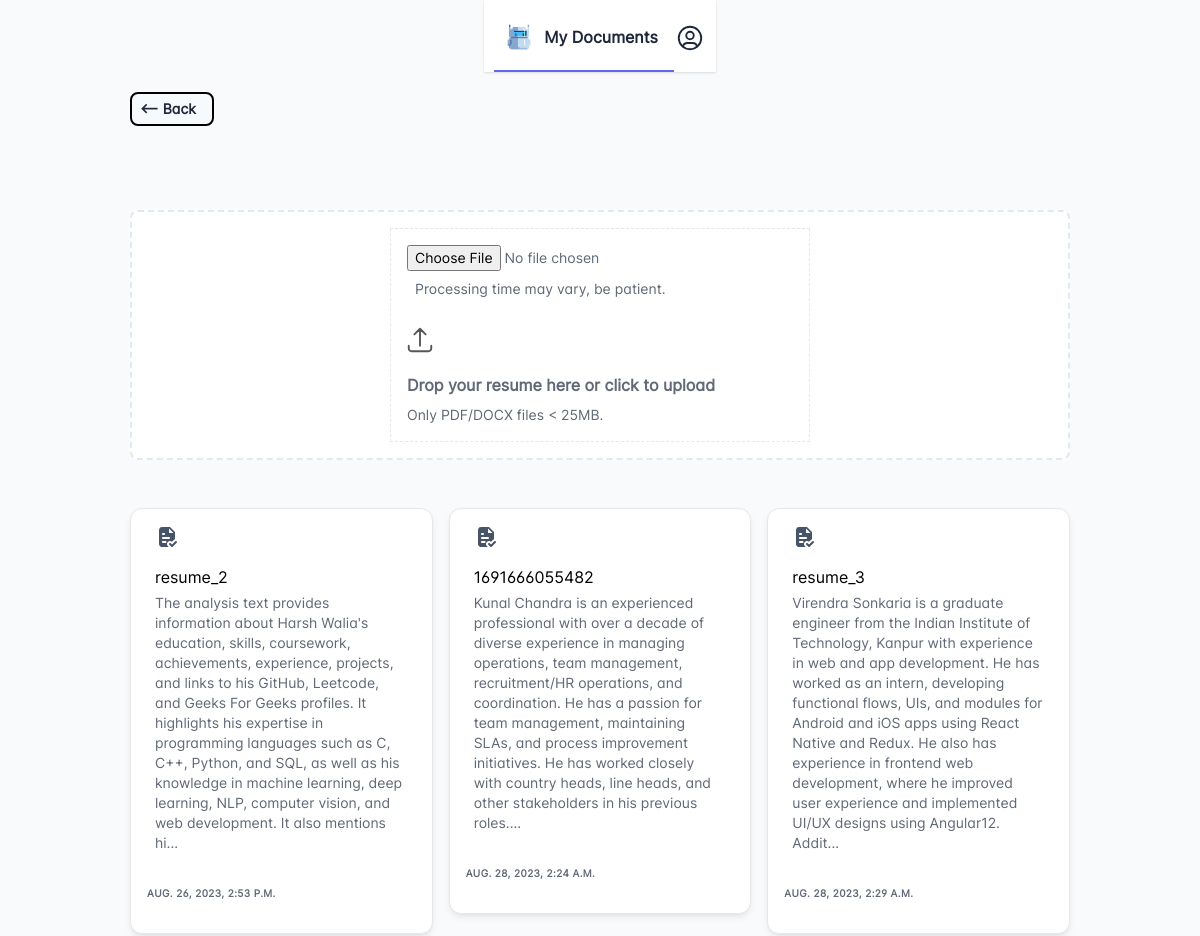
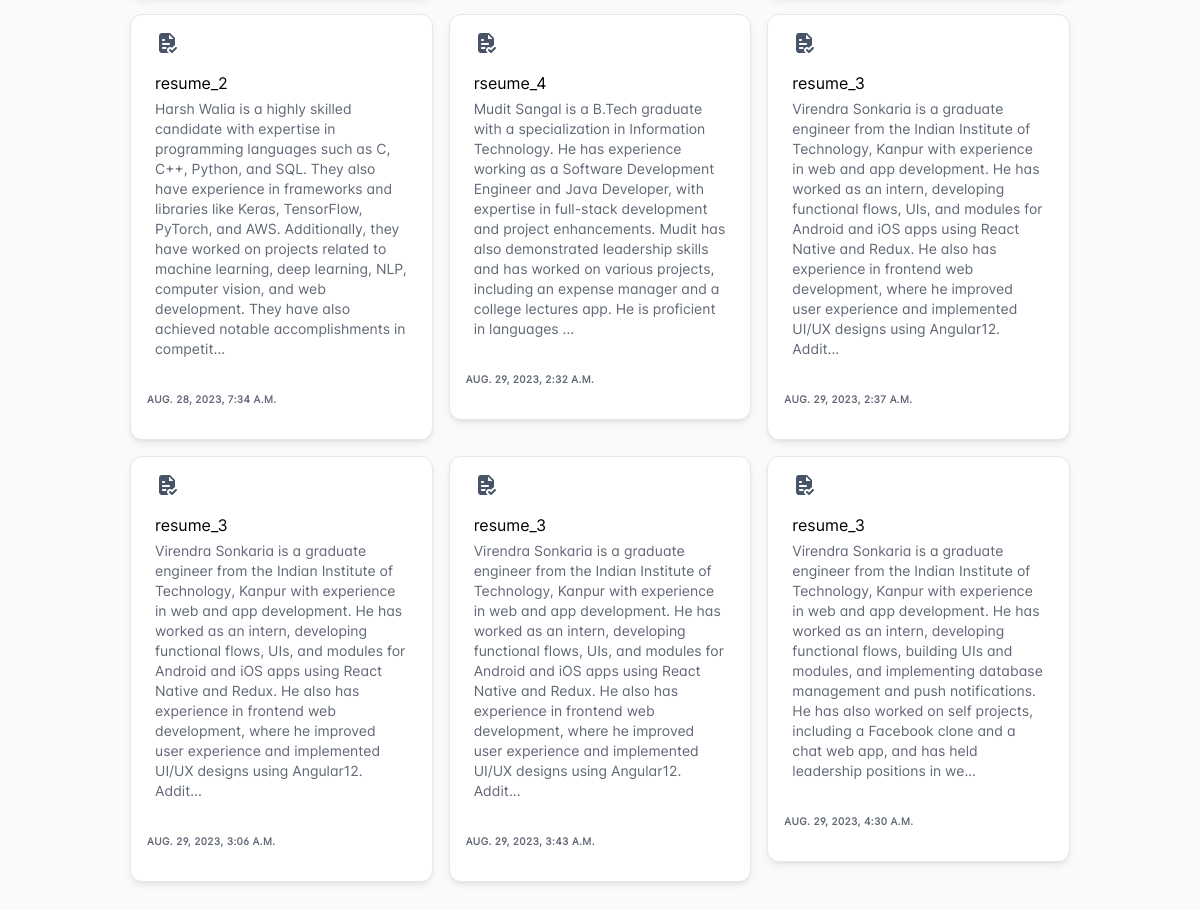
The app's page /dashboard/ (signed in) with its own data (2 pictures, top to bottom).
### app/models.py (models this page shows, shortened)
class Docs(models.Model):
    user = models.ForeignKey(settings.AUTH_USER_MODEL,
                             on_delete=models.CASCADE)
    id = models.UUIDField(primary_key=True, default=uuid.uuid4, editable=False)
    created_at = models.DateTimeField(auto_now_add=True)
    name = models.TextField(blank=True)
    file_id = models.TextField(blank=True)
    original_file = models.TextField(blank=True)
    short_summary = models.TextField(blank=True)
    page_html = models.TextField(blank=True)

### app/views.py (the view)
# urls.py: path('dashboard/', views.Dashboard.as_view(), name="dashboard"),
class Dashboard(View):
    template = "dashboard.html"
    def get(self, request, *args, **kwargs):
        user = request.user
        docs = Docs.objects.filter(user=user)
        context = {
            "user": user,
            "docs": docs,
            "error": True
        }
        return render(self.request, self.template, context)

### app/templates/dashboard.html (shortened to what this page needs)
{% extends "./base.html" %}
{% load static %}
{% block content %}
<body style="background: var(--gray-50, #F9FAFB);">
<div class="page">
  <header class="navbar navbar-expand-md d-print-none" style="background-color: #fff; background: #FFF;
  box-shadow: 0px 1px 2px -1px rgba(0, 0, 0, 0.10), 0px 1px 3px 0px rgba(0, 0, 0, 0.10); padding-bottom: 0;">
    <div class="container-xl">
      <h1 class="navbar-brand navbar-brand-autodark d-none-navbar-horizontal pe-0 pe-md-3" style="border-bottom: 2px solid #6366F1;
      ">
        <img class="{% url 'app:dashboard' %}" src="{% static 'img/logo.png' %}" alt="" style="height: 50px;
        flex: 1 0 0;">
My Documents
      </h1>
      <div class="navbar-nav flex-row order-md-last">
        <div class="nav-item dropdown">
          <a href="#" class="nav-link d-flex lh-1 text-reset p-0" data-bs-toggle="dropdown" aria-label="Open user menu" style="display: flex;">
          </a>
        </div>
      </div>
    </div>
  </header>
  <div class="page-wrapper">
    <div class="page-header d-print-none">
      <div class="container-xl">
        <div class="row g-2 align-items-center">
          <div class="mb-3">
            <h1 class="navbar-brand navbar-brand-autodark d-none-navbar-horizontal pe-0 pe-md-3 p-2" style="border-radius: 8px;
            border: 2px solid #000;
            background: #F7FAFC;" >
              <a href="{% url 'users:home' %}"><-- Back</a>
            </h1>
          </div>
        </div>
      </div>
    </div>
    <div class="page-body">
      <div class="container-xl">
        <div class="">
          <div class="mb-3 mt-3 py-4">
            <div class="card" style="border-radius: 8px;
            border: 2px dashed #E2E8F0;">
              <div class="card-body col-6 m-auto">
                <form class="dropzone" id="dropzone-custom" action="." autocomplete="off" novalidate>
                  <div class="fallback">
                    <input name="file" type="file" />
                  </div>
                  <div class="dz-message"  style="margin: 0;">
                    <div class="text-center" style="display: flex;">
                      <div class="fmb p-2">Processing time may vary, be patient.</div>
                    </div>
                    <h3 class="dropzone-msg-title">Drop your resume here or click to upload</h3>
                    <span class="dropzone-msg-desc">Only PDF/DOCX files < 25MB.</span>
                  </div>
                </form>
              </div>
            </div>
          </div>
        </div>
          <div class="row row-cards mb-3">
            {% for i in docs %}
            <div class="col-md-5 col-xl-4">
              <div class="card"  style="min-height: 350px; border-radius: 12px;
              background: var(--white, #FFF);
              /* Shadow/md */
              box-shadow: 0px 2px 4px -2px rgba(16, 24, 40, 0.06), 0px 4px 8px -2px rgba(16, 24, 40, 0.10);">
                <div class="card-body">
                  <div class="mb-3">
                    <div>
                    </div>
                  </div>
                  <a href="{% url 'app:app' i.id as app_url %}{% with file_url='http://127.0.0.1:8000/'|add:i.file_id %}{{ app_url }}?file={{ file_url }}#zoom=page-width{% endwith %}" style="color: #000;"><div class="card-title mb-1 bold">{{ i.name }}</div></a>
                  <div class="text-secondary">{{ i.short_summary|slice:":400"|truncatechars:400 }}...</div>
                </div>
                <div class="p-3">
                  <p class="subheader">{{ i.created_at }}</p>
                </div>
              </div>
            </div>
            {% endfor %}
          </div>
      </div>
    </div>
  </div>
</div>
</body>
<link href="https://cdn.jsdelivr.net/npm/@tabler/core@1.0.0-beta17/dist/libs/dropzone/dist/dropzone.css" rel="stylesheet" />
{% endblock %}

### app/templates/base.html (shortened to what this page needs)
<!DOCTYPE html>
<html lang="en">
   <head>
      {% load static %}
      <link rel="stylesheet" href="{% static 'css/tabler.min.css' %}">
      <link rel="stylesheet" href="{% static 'css/tabler-flags.min.css' %}">
      <link rel="stylesheet" href="{% static 'css/tabler-payments.min.css' %}">
      <link rel="stylesheet" href="{% static 'css/tabler-vendors.min.css' %}">
      <link rel="stylesheet" href="{% static 'css/styles.css' %}">
      <link rel="stylesheet" href="{% static 'css/p_styles.css' %}">
   </head>
   <body>
      {% block content %}{% endblock %}
   </body>
</html>

### static/css/styles.css (style rules this page uses)
body { background-color: #fff; }
.page { width: 100%; display: flex; justify-content: center; align-items: center; }
.page-wrapper { width: 80%; }
.nav-link { display: flex; flex-direction: column; align-items: center; text-align: center; }

### static/css/p_styles.css (style rules this page uses)
* { font-family: 'inter_light'; }
body { background-color: #fffbfb; margin: 0; padding: 0; font-family: 'inter_light'; }

### records on screen
Docs: name "resume_2", short_summary "The analysis text provides information about Harsh Walia's education, skills, coursework, achievements, experience, projects, and links to his GitHub, Leetcode, and Geeks For Geeks profiles. It highlights his expertise in programming languages such as C, C++, Python, and SQL, as well as his knowledge in machine learning, deep learning, NLP, computer vision, and web development. It also mentions hi", created_at "AUG. 26, 2023, 2:53 P.M."
Docs: name "1691666055482", short_summary "Kunal Chandra is an experienced professional with over a decade of diverse experience in managing operations, team management, recruitment/HR operations, and coordination. He has a passion for team management, maintaining SLAs, and process improvement initiatives. He has worked closely with country heads, line heads, and other stakeholders in his previous roles.", created_at "AUG. 28, 2023, 2:24 A.M."
Docs: name "resume_3", short_summary "Virendra Sonkaria is a graduate engineer from the Indian Institute of Technology, Kanpur with experience in web and app development. He has worked as an intern, developing functional flows, UIs, and modules for Android and iOS apps using React Native and Redux. He also has experience in frontend web development, where he improved user experience and implemented UI/UX designs using Angular12. Addit", created_at "AUG. 28, 2023, 2:29 A.M."
Docs: name "resume_2", short_summary "Harsh Walia is a highly skilled candidate with expertise in programming languages such as C, C++, Python, and SQL. They also have experience in frameworks and libraries like Keras, TensorFlow, PyTorch, and AWS. Additionally, they have worked on projects related to machine learning, deep learning, NLP, computer vision, and web development. They have also achieved notable accomplishments in competit", created_at "AUG. 28, 2023, 7:34 A.M."
Docs: name "rseume_4", short_summary "Mudit Sangal is a B.Tech graduate with a specialization in Information Technology. He has experience working as a Software Development Engineer and Java Developer, with expertise in full-stack development and project enhancements. Mudit has also demonstrated leadership skills and has worked on various projects, including an expense manager and a college lectures app. He is proficient in languages", created_at "AUG. 29, 2023, 2:32 A.M."
Docs: name "resume_3", short_summary "Virendra Sonkaria is a graduate engineer from the Indian Institute of Technology, Kanpur with experience in web and app development. He has worked as an intern, developing functional flows, UIs, and modules for Android and iOS apps using React Native and Redux. He also has experience in frontend web development, where he improved user experience and implemented UI/UX designs using Angular12. Addit", created_at "AUG. 29, 2023, 2:37 A.M."
Docs: name "resume_3", short_summary "Virendra Sonkaria is a graduate engineer from the Indian Institute of Technology, Kanpur with experience in web and app development. He has worked as an intern, developing functional flows, UIs, and modules for Android and iOS apps using React Native and Redux. He also has experience in frontend web development, where he improved user experience and implemented UI/UX designs using Angular12. Addit", created_at "AUG. 29, 2023, 3:06 A.M."
Docs: name "resume_3", short_summary "Virendra Sonkaria is a graduate engineer from the Indian Institute of Technology, Kanpur with experience in web and app development. He has worked as an intern, developing functional flows, UIs, and modules for Android and iOS apps using React Native and Redux. He also has experience in frontend web development, where he improved user experience and implemented UI/UX designs using Angular12. Addit", created_at "AUG. 29, 2023, 3:43 A.M."
Docs: name "resume_3", short_summary "Virendra Sonkaria is a graduate engineer from the Indian Institute of Technology, Kanpur with experience in web and app development. He has worked as an intern, developing functional flows, building UIs and modules, and implementing database management and push notifications. He has also worked on self projects, including a Facebook clone and a chat web app, and has held leadership positions in we", created_at "AUG. 29, 2023, 4:30 A.M."
